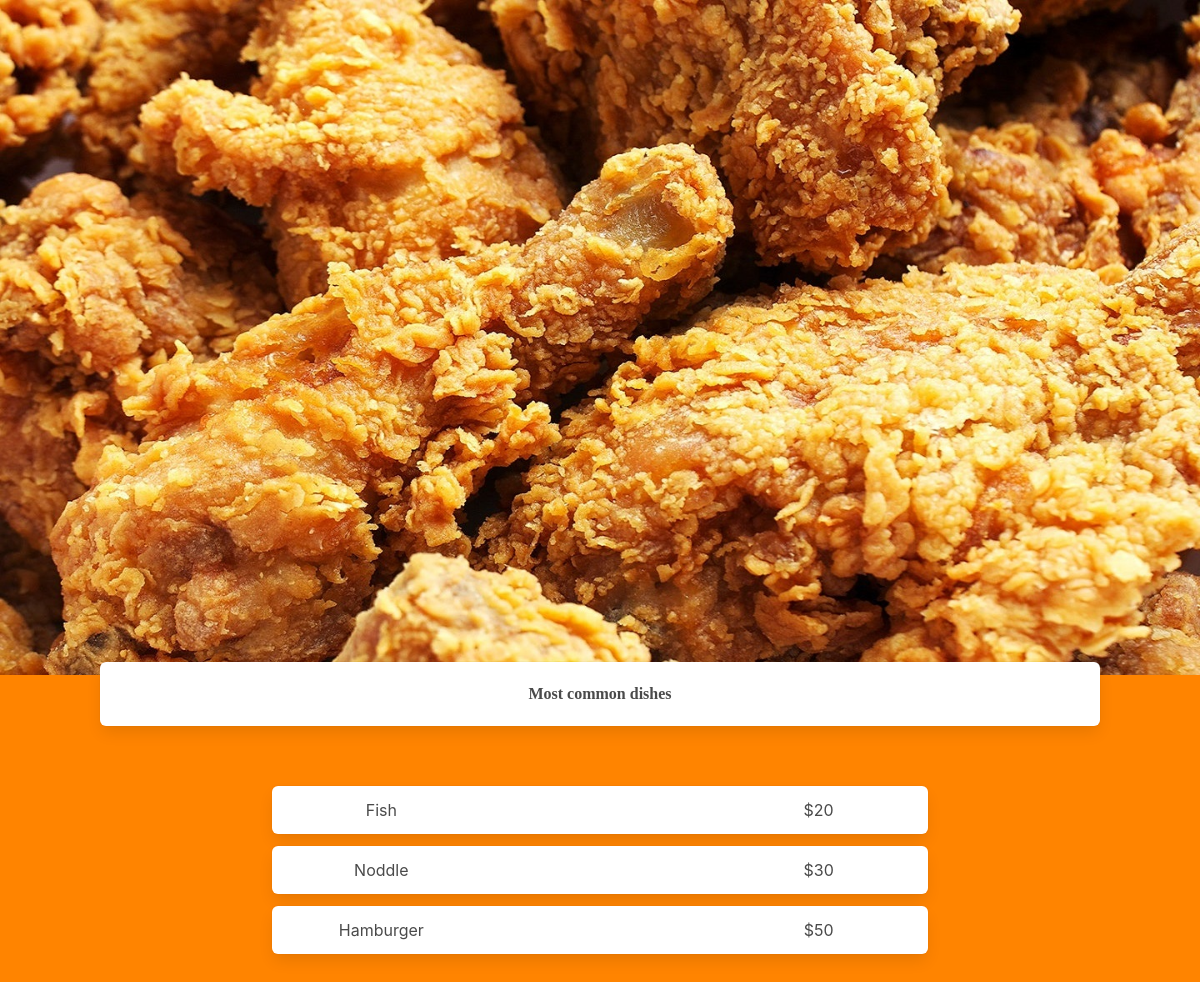
The app's page /most_common_dishes, older data.
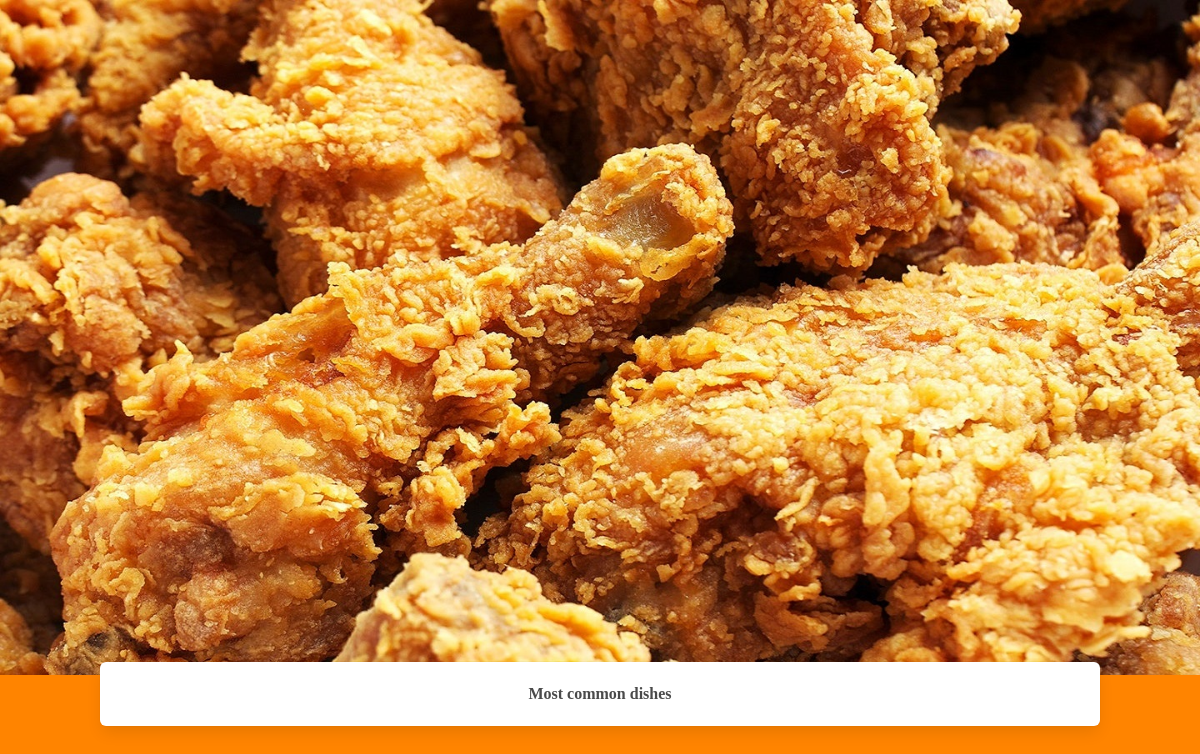
The same page, newer data.
### main.py (models this page shows, shortened)
class MostCommonDishes(db.Model):
    id = db.Column(db.Integer, primary_key=True)
    name = db.Column(db.String(200), nullable=False)
    price = db.Column(db.Integer)

### main.py (the view)
@main.route('/most_common_dishes', methods=['GET'])
def most_common_dishes():
    dishes = MostCommonDishes.query.order_by(MostCommonDishes.id).all()
    return render_template('view_option/view_menu/most_common_dishes.html', dishes=dishes)

### templates/view_option/view_menu/most_common_dishes.html (shortened to what this page needs)
{% extends "base.html" %}
{% block head%}
    <link rel= "stylesheet" type= "text/css" href= "{{ url_for('static',filename='styles/view_menu/style_each_menu.css') }}">
{%endblock%}
{% block body%}
<img src="../../../static/img/most_common_dishes.jpg" alt="">
<div class="box choosing-option has-text-weight-bold">Most common dishes</div>
<section class="section">
    {% for dish in dishes %}
    <div class="container">
        <div class=" columns has-text-centered is-mobile">
            <div class="column is-1"></div>
            <a href="/most_common_dishes/{{dish.id}}" class="column box has-text-centered is-8">
                <div class="columns is-mobile">
                    <div class="column is1">{{ dish.name }}</div>
                    <div class="column is7"></div>
                    <div class="column is4">${{ dish.price }}</div>
                </div>
            </a>
            <div class="column is-1"></div>
        </div>
    </div>
    {% endfor %}
</section>
{%endblock%}

### templates/base.html (shortened to what this page needs)
<!DOCTYPE html>
<html lang="en">
<head>
    <link rel="stylesheet" href="https://cdnjs.cloudflare.com/ajax/libs/bulma/0.7.2/css/bulma.min.css" />
    <link rel= "stylesheet" type= "text/css" href= "{{ url_for('static',filename='styles/style_nav.css') }}">
    {% block head %}{% endblock %}
</head>
<body>
    {% block body %}{% endblock %}
</body>
</html>

### static/styles/view_menu/style_each_menu.css (style rules this page uses)
:root { --primary-color: rgb(255, 132, 0); }
body, html { background-color:var(--primary-color) }
.box { width: 83.3333%; margin-left: 8.3333%; }
.choosing-option { display: inline-block; margin-top: -20%; text-align: center; font-weight: 800; font-family: "Bell Gothic Std Light"; }

Row changes from the older to the newer data that the page shows:
removed MostCommonDishes: name "Fish", price "20"
removed MostCommonDishes: name "Noddle", price "30"
removed MostCommonDishes: name "Hamburger", price "50"
